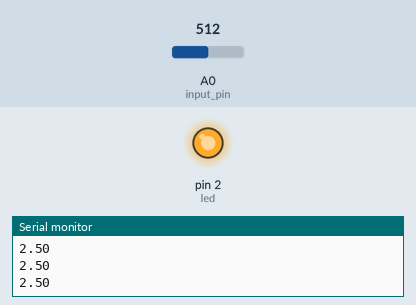
This sketch was run on a simulated Arduino Uno, built with avr-gcc and run on an emulated ATmega328P. Shown: output pins drawn as LEDs (lit = HIGH), the last lines printed to the serial monitor. The test bench sets the inputs (shaded band); at power-on: A0 (input_pin) = 512.

Above: at 1.2 s.
1.3 s: A0 (input_pin) set to 45
2.8 s: A0 (input_pin) set to 38
At 3.2 s:
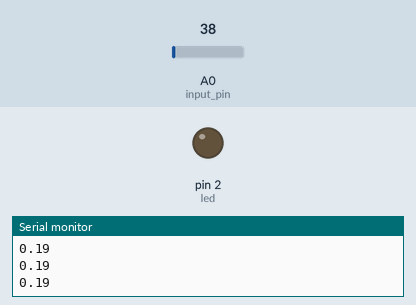
4.3 s: A0 (input_pin) set to 122
At 5.4 s:
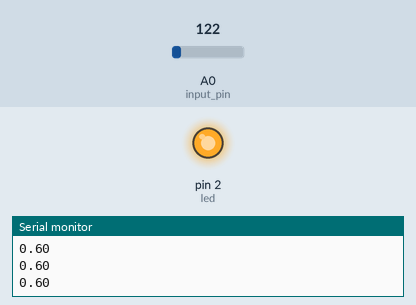
5.8 s: A0 (input_pin) set to 0
At 6.7 s:
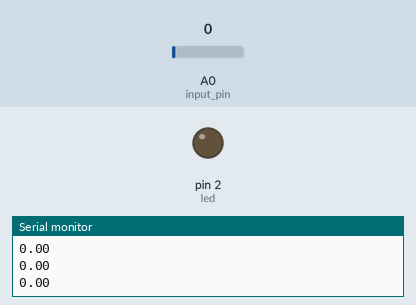
Timing chart, 0 to 8.3 s (numbered marks = the images above; inputs shaded):
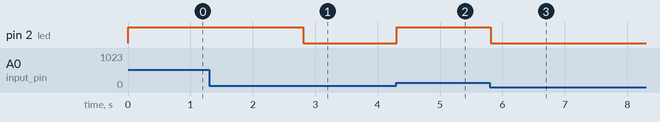

Measured:
- the behaviour switches between 41 and 40 on A0 (input_pin) (found by bisection; images 0 and 1)
- after the input at 2.8 s, pin 2 (led): HIGH → LOW at once
- after the input at 4.3 s, pin 2 (led): LOW → HIGH at once
- after the input at 5.8 s, pin 2 (led): HIGH → LOW at once

The sketch:

sketch_mar16a.ino
```cpp
float input_pin = A0;//Analog Pin
// Variables reservation
int led = 2 ;
float input_value , ldr_resistor , ldr_voltage , ldr_current , lux;
void setup()
{
  // start the serial monitor with 9600 bps baud rate
  Serial.begin(9600);
  pinMode(led,OUTPUT) ;
pinMode(input_pin,INPUT) ;
}
void loop()
{
  // Read the analog pin

  input_value = analogRead(input_pin);
  // convert the value range (0-1023) to (0-5V)
input_value = (input_value  / 1023)*5 ;
Serial.println(input_value);

  if(input_value > 0.20)
  {
digitalWrite(led,HIGH);
  }
else
{
  digitalWrite(led,LOW);

}
  // Measure the voltage dropped on LDR resistor
  //ldr_voltage = 5 - input_value;
  // Measure the current that flow in a series circuit (R1+LDR)
  //ldr_current = ldr_voltage / 10000 ; //  "I=V/R" : R1=10KOHM
  // Calculate The LDR resistor "R=V/I"
  //ldr_resistor = ldr_voltage / ldr_current ; // LDR resdidtor in OHM
  // Convert Resistor mesurment Unit to KOHM
  //ldr_resistor = ldr_resistor / 1000 ;
  // Calculate the luminiere in LUX
  //lux = 5000 / ldr_resistor ;
  // Print the Values
 // Serial.print("lux = ");
  //Serial.println(lux);
  // Delays between readings

}
```
